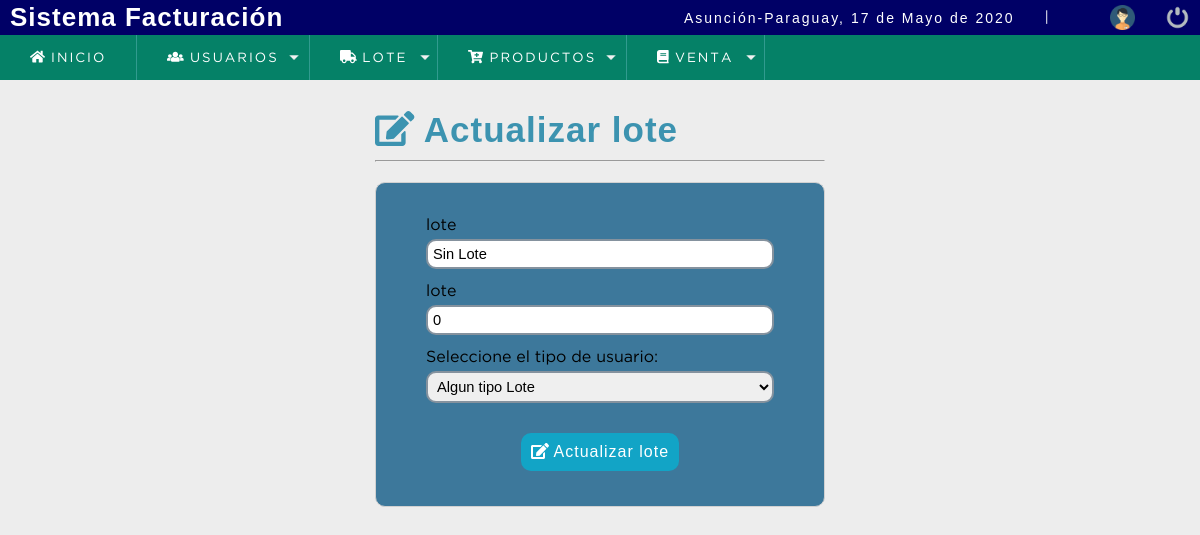
The page /sistema/editar_lote.php?id=1 (signed in) on the database its author committed.
### tables this page shows
CREATE TABLE `lote` (
  `lote_id` int(11) NOT NULL,
  `lote_descripcion` varchar(45) NOT NULL,
  `lote_numero` varchar(45) NOT NULL,
  `tipoLote_id` int(11) NOT NULL
);

CREATE TABLE `tipolote` (
  `tipoLote_id` int(11) NOT NULL,
  `tipoLote_descripcion` varchar(45) DEFAULT NULL
);

### sistema/editar_lote.php (the view, shortened to what this page needs)
<?php
include_once "../conexion.php";
$codlote = $_REQUEST['id'];
$sql = mysqli_query($conection,"SELECT m.lote_id,m.lote_descripcion,m.lote_numero,ma.tipoLote_id,ma.tipoLote_descripcion
															  from lote m
																INNER JOIN tipoLote ma ON m.tipoLote_id = ma.tipoLote_id
																WHERE m.lote_id = $codlote");
$result_sql = mysqli_num_rows($sql);
if ($result_sql == 0) {
    header('location: lista_lote.php');
		  mysqli_close($conection);
}else {
	$option = '';
  while ($data = mysqli_fetch_array($sql)) {
			$lote          = $data['lote_descripcion'];
			$tipoLote_id        = $data['tipoLote_id'];
			$lote_numero        = $data['lote_numero'];
			$tipoLote   = $data['tipoLote_descripcion'];
			if ($tipoLote_id == 1) {
				  $option = '<option value="'.$tipoLote_id.'" select> '.$tipoLote.'</option>';
			}else {
				  $option = '<option value="'.$tipoLote_id.'"select> '.$tipoLote.'</option>';
			}
  }
}
 ?>
<!DOCTYPE html>
<html lang="en">
<head>
<?php include "includes/scripts.php";?>
</head>
<body>
<?php include "includes/header.php"; ?>
	<section id="container">
      <div class="form_register">
        <h1><i class="fas fa-edit"></i> Actualizar lote</h1>
        <hr>
        <form action="" method="post">
					<label for="lote_descripcion">lote</label>
					<input type="text" name="lote_descripcion" id="lote_descripcion" placeholder="lote" value="<?php echo $lote; ?>">
					<label for="lote_numero">lote</label>
					<input type="text" name="lote_numero" id="lote_numero" placeholder="numero" value="<?php echo $lote_numero; ?>">
					<label for="tipoLote_id">Seleccione el tipo de usuario:</label>
          <select id="tipoLote_id"  class="notItemOne" name="tipoLote_id" value= <?php echo $tipoLote_id; ?>>
            <?php
 							echo $option;
             ?>
          </select>
					 <button type="submit" class="btn_save"><i class="fas fa-edit"></i> Actualizar lote</button>
				</form>
      </div>
	</section>
</body>
</html>

### sistema/css/style.css (style rules this page uses)
* { margin: 0; padding: 0; box-sizing: border-box; }
body { background: #ededed; }
h1, h2, h3, h4, h5, h6 { font-family: 'arial'; font-weight: bold; letter-spacing: 1px; }
h1 { font-size: 26px; }
#container { padding: 90px 15px 15px; }
.form_register { width: 450px; margin: auto; margin-top: 20px; }
.form_register h1 { color: #3c93b0; }
hr { border: 10; background: #ccc; margin: 10px 0; display: block; }
form { background: #3D789B; margin: auto; padding: 20px 50px; border: 1px solid #d1d1d1; border-radius: 10px; }
label { display: block; font-size: 12pt; font-family: GothamBook; margin: 15px auto 5px auto; }
input,select,textarea,select, option { display: block; width: 100%; font-size: 11pt; padding: 5px; border: 2px solid #85929e; border-radius: 10px; }
.notItemOne option:first-child { display: none; }
.btn_save { font-size: 12pt; background: #12a4c6; padding: 10px; color: #fff; letter-spacing: 1px; border: 10px; cursor: pointer; margin: 30px auto 15px auto; display: block; border-radius: 10px; }
#container h1 { font-size: 35px; display: inline-block; }

### rows shown on the page
lote: lote_descripcion "Sin Lote", lote_numero "0", tipoLote_id "Algun tipo Lote"

### other values the page prints
fechaC() "17 de Mayo de 2020"
